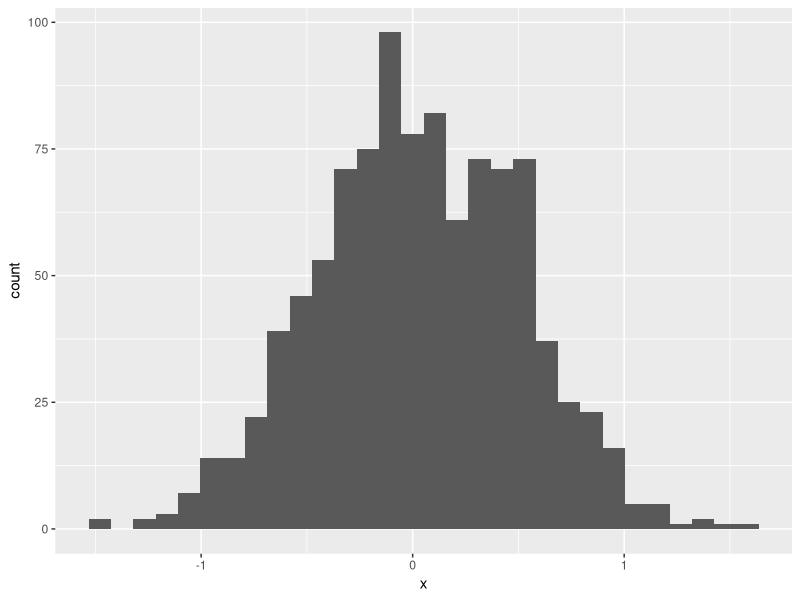
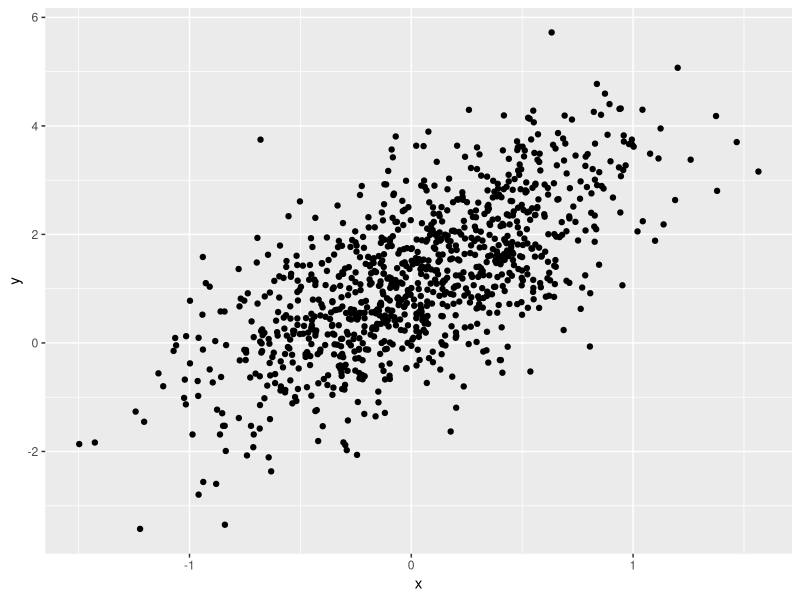
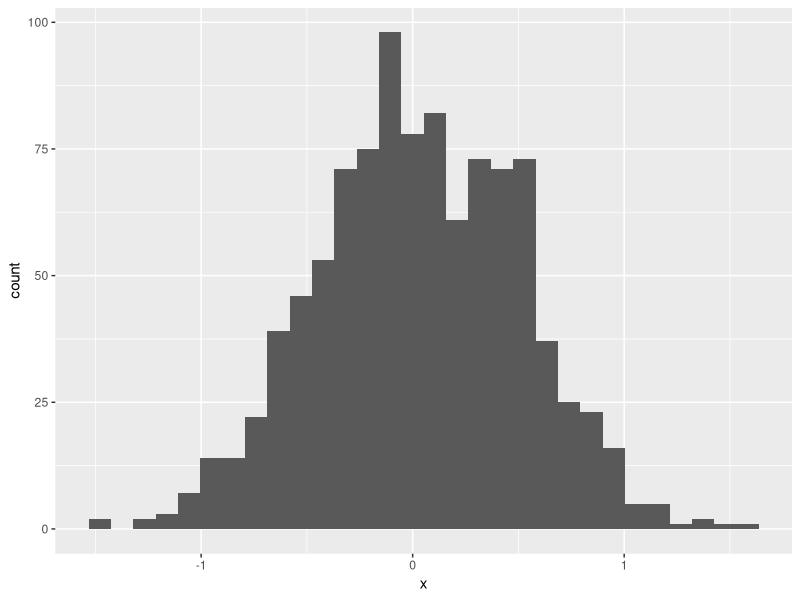
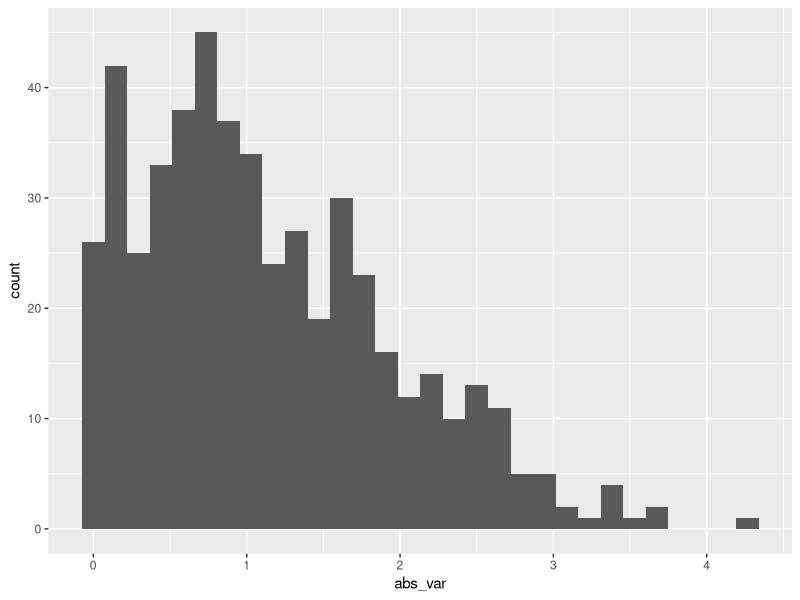

Reproduce these figures in R, in order.
## ---- chunk 1
#output: can be html_document (toc: true toc_float: true), pdf_document, word_document, github_document
## ---- chunk 2
library(tidyverse)
## ---- chunk 3
samp = rnorm(100)
length(samp)
## ---- chunk 4
plot_df = 
  tibble(
    x = rnorm(1000, sd = 0.5),
    y = 1 + 2 * x + rnorm(1000)
  )
## ---- chunk 5
ggplot(plot_df, aes(x = x)) + geom_histogram()

ggplot(plot_df, aes(x = x, y = y)) + geom_point()
## ---- chunk 6
ggplot(plot_df, aes(x = x)) + geom_histogram()
## ---- chunk 7
set.seed(0)

la_df = 
  tibble(
    num_var = rnorm(500, mean = 1),
    log_var = num_var > 0,
    abs_var = abs(num_var)
  )

ggplot(la_df, aes(x = abs_var)) + geom_histogram()
